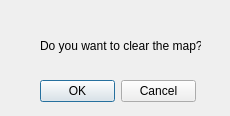
<?xml version="1.0" encoding="UTF-8"?>
<ui version="4.0">
 <class>ClearMapDialog</class>
 <widget class="QDialog" name="ClearMapDialog">
  <property name="geometry">
   <rect>
    <x>0</x>
    <y>0</y>
    <width>230</width>
    <height>116</height>
   </rect>
  </property>
  <property name="windowTitle">
   <string>Dialog</string>
  </property>
  <widget class="QDialogButtonBox" name="buttonBox">
   <property name="geometry">
    <rect>
     <x>40</x>
     <y>80</y>
     <width>156</width>
     <height>23</height>
    </rect>
   </property>
   <property name="orientation">
    <enum>Qt::Horizontal</enum>
   </property>
   <property name="standardButtons">
    <set>QDialogButtonBox::Cancel|QDialogButtonBox::Ok</set>
   </property>
  </widget>
  <widget class="QLabel" name="label">
   <property name="geometry">
    <rect>
     <x>40</x>
     <y>30</y>
     <width>161</width>
     <height>31</height>
    </rect>
   </property>
   <property name="text">
    <string>Do you want to clear the map?</string>
   </property>
  </widget>
 </widget>
 <resources/>
 <connections>
  <connection>
   <sender>buttonBox</sender>
   <signal>accepted()</signal>
   <receiver>ClearMapDialog</receiver>
   <slot>accept()</slot>
   <hints>
    <hint type="sourcelabel">
     <x>248</x>
     <y>254</y>
    </hint>
    <hint type="destinationlabel">
     <x>157</x>
     <y>274</y>
    </hint>
   </hints>
  </connection>
  <connection>
   <sender>buttonBox</sender>
   <signal>rejected()</signal>
   <receiver>ClearMapDialog</receiver>
   <slot>reject()</slot>
   <hints>
    <hint type="sourcelabel">
     <x>316</x>
     <y>260</y>
    </hint>
    <hint type="destinationlabel">
     <x>286</x>
     <y>274</y>
    </hint>
   </hints>
  </connection>
 </connections>
</ui>
